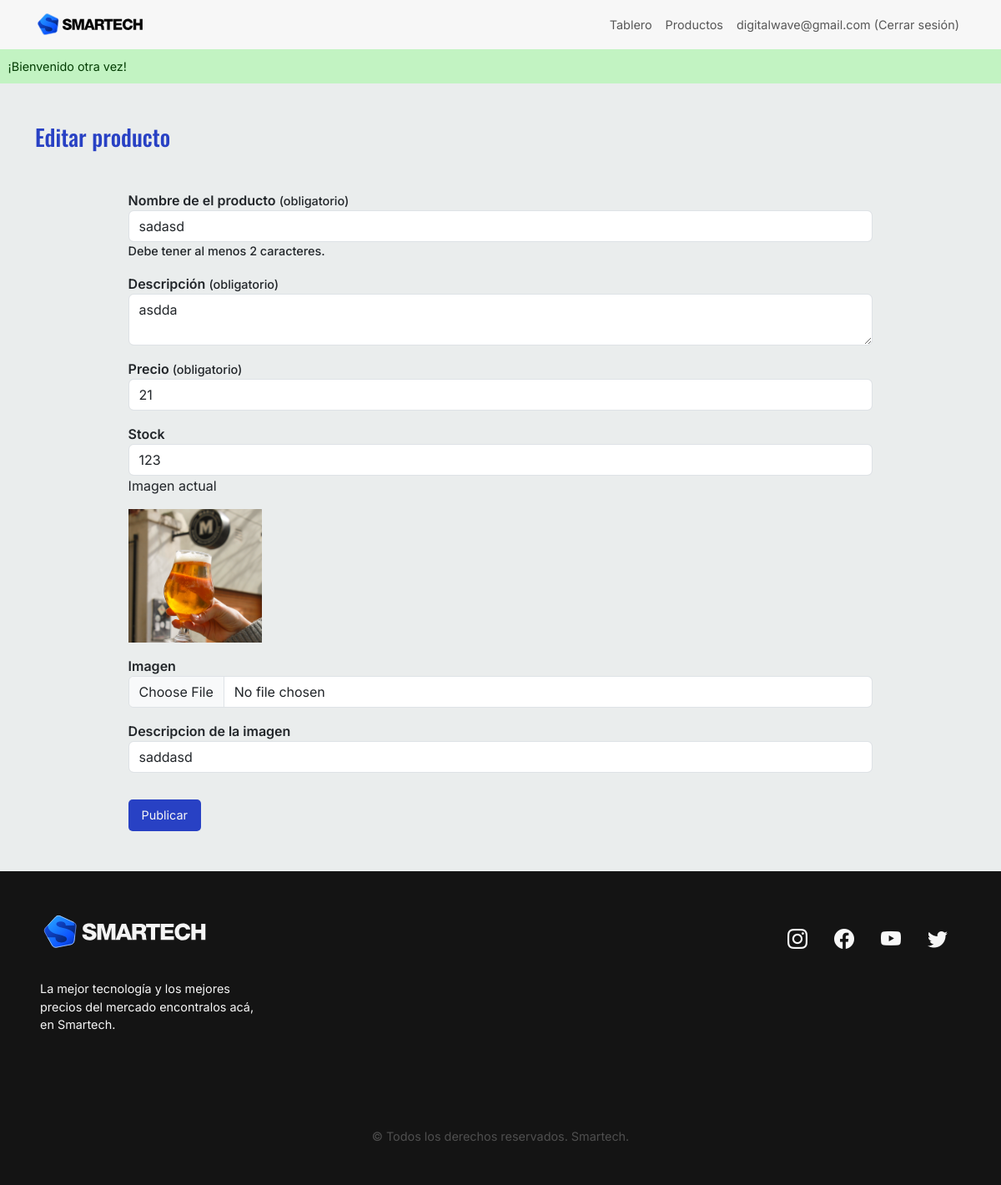
The app's page /admin/index.php?s=edit-product&id=62 (signed in) with its own data.
### tables this page shows
CREATE TABLE `vendedores` (
  `vendedor_id` int(10) UNSIGNED NOT NULL,
  `nombre` varchar(60) DEFAULT NULL,
  `email` varchar(100) NOT NULL,
  `password` varchar(255) NOT NULL
);

CREATE TABLE `productos` (
  `producto_id` int(10) UNSIGNED NOT NULL,
  `vendedor_fk` int(10) UNSIGNED NOT NULL,
  `nombre` varchar(45) NOT NULL,
  `descripcion` text NOT NULL,
  `precio` float NOT NULL,
  `stock` int(11) NOT NULL,
  `imagen` varchar(255) DEFAULT NULL,
  `imagen_desc` varchar(150) DEFAULT NULL
);

### bootstrap/autoload.php (called while the page is built, shortened)
<?php
    spl_autoload_register(function(string $className) {
        $className = substr($className, 4);
        $className = 'classes/' . str_replace('\\', '/', $className);
        $classPath = __DIR__ . '/../' . $className . '.php';
    })
?>

### classes/Auth/Authentication.php (called while the page is built, shortened)
<?php
class Authentication
{
    public function isAuthenticated(): bool{
        return isset($_SESSION['vendedor_id']);
    }
    public function getVendedor(): ?Vendedor{
        return (new Vendedor)->byId($_SESSION['vendedor_id']);
    }
}

### classes/Models/Vendedor.php (called while the page is built, shortened)
<?php
class Vendedor
{
    private string $email;
    public function byId(string $id): ?Vendedor
    {
        $db = (new DB)->getConexion();
        $query = "SELECT * FROM vendedores
                        WHERE vendedor_id = ?";
        $stmt = $db->prepare($query);
        $stmt->execute([$id]);
        $stmt->setFetchMode(PDO::FETCH_CLASS, Vendedor::class);
        $vendedor = $stmt->fetch();
        return $vendedor;
    }
    public function getEmail(): string
    {
        return $this->email;
    }
}

### classes/Models/Shop.php (called while the page is built, shortened)
<?php
class Shop
{
    private int $producto_id;
    private string $nombre;
    private string $descripcion;
    private string $precio;
    private string $stock;
    private ?string $imagen;
    private ?string $imagen_desc;
    public function byId(int $id): ?Shop
    {
        $db = (new DB)->getConexion();
        $query = "SELECT * FROM productos
                WHERE producto_id = ?";
        $stmt = $db->prepare($query);
        $stmt->execute([$id]);
        $stmt->setFetchMode(PDO::FETCH_CLASS, Shop::class);
        $producto = $stmt->fetch();
        return $producto;
    }
    public function getProductId(): int
    {
        return $this->producto_id;
    }
    public function getName(): string
    {
        return $this->nombre;
    }
    public function getDescription(): string
    {
        return $this->descripcion;
    }
    public function getPrice(): int
    {
        return $this->precio;
    }
    public function getStock(): int
    {
        return $this->stock;
    }
    public function getImage(): ?string
    {
        return $this->imagen;
    }
    public function getImagenDescripcion(): ?string
    {
        return $this->imagen_desc;
    }
}

### admin/views/edit-product.php (the view, shortened to what this page needs)
<?php
    $product = (new Shop)->byId($_GET['id']);
    if (isset($_SESSION['errores'])) {
        $errores = $_SESSION['errores'];
        unset($_SESSION['errores']);
    } else {
        $errores = [];
    }
    if (isset($_SESSION['oldData'])) {
        $oldData = $_SESSION['oldData'];
        unset($_SESSION['oldData']);
    } else {
        $oldData = [];
    }
?>
<section class="publish">
    <div class="container">
        <h1 class="title">Editar producto</h1>
        <form action="actions/edit-product.php?id=<?= $product->getProductId();?>" method="post" enctype="multipart/form-data">
            <div>
                <label for="nombre">Nombre de el producto <span class="small">(obligatorio)</span></label>
                <input
                type="text"
                id="nombre"
                name="nombre"
                class="form-control"
                aria-describedby="help-nombre <?php if(isset($errores['nombre'])): ?> error-nombre <?php endif; ?>"
                value="<?= $oldData['nombre'] ?? $product->getName(); ?>"
                >
                <div class="small" id="help-nombre">Debe tener al menos 2 caracteres.</div>
            </div>
            <div>
                <label for="descripcion">Descripción <span class="small">(obligatorio)</span></label>
                <textarea
                    type="text"
                    id="descripcion"
                    name="descripcion"
                    class="form-control"
                    <?php if(isset($errores['descripcion'])): ?> aria-describedby="error-descripcion"> <?php endif; ?>
                ><?= $oldData['descripcion'] ?? $product->getDescription(); ?></textarea>
            </div>
            <div>
                <label for="precio">Precio <span class="small">(obligatorio)</span></label>
                <input
                    type="number"
                    id="precio"
                    name="precio"
                    class="form-control"
                    value="<?= $oldData['precio'] ?? $product->getPrice(); ?>"
                    <?php if(isset($errores['precio'])): ?> aria-describedby="error-precio"> <?php endif; ?>
            </div>
            <div>
                <label for="stock">Stock</label>
                <input
                    type="number"
                    id="stock"
                    name="stock"
                    class="form-control"
                    value="<?= $oldData['stock'] ?? $product->getStock(); ?>">
            </div>
            <div>
                <p>Imagen actual</p>
                <?php
                if ($product -> getImage()):
                ?>
                    <img class="img-edit" src="<?= '../' . $product->getImage();?>" alt="">
                <?php
                else:
                ?>
                    <p>No hay ninguna imagen.</p>
                <?php
                endif;
                ?>
            </div>
            <div>
                <label for="imagen">Imagen</label>
                <input
                    type="file"
                    id="imagen"
                    name="imagen"
                    class="form-control">
            </div>
            <div>
                <label for="imagen_desc">Descripcion de la imagen</label>
                <input
                    type="text"
                    id="imagen_desc"
                    name="imagen_desc"
                    class="form-control"
                    value="<?= $oldData['imagen_desc'] ?? $product->getImagenDescripcion(); ?>"
                >
            </div>
            <button type="submit">Publicar</button>
        </form>
    </div>
</section>

### admin/index.php (shortened to what this page needs)
<?php
require_once __DIR__ . '/../bootstrap/autoload.php';
$view = $_GET['s'] ?? 'dashboard';
$autenticacion = new \App\Auth\Authentication;
?>
<!DOCTYPE html>
<html lang="es">
<head>
    <link rel="stylesheet" href="https://cdn.jsdelivr.net/npm/bootstrap-icons@1.10.4/font/bootstrap-icons.css">
    <link href="https://cdn.jsdelivr.net/npm/bootstrap@5.3.0-alpha3/dist/css/bootstrap.min.css" rel="stylesheet">
    <link rel="stylesheet" href="../css/style.css">
</head>
<body>
    <nav class="navbar navbar-expand-md">
        <div class="container d-flex">
            <a class="navbar-brand" href="index.php?s=dashboard"><img src="../img/logos/logo-smartech.svg" alt="SmarTech logo." width="130"></a>
            <div class="collapse navbar-collapse" id="navbarNavAltMarkup">
                <?php if ($autenticacion->isAuthenticated()):?>
                <div class="navbar-nav ms-auto">
                    <a class="nav-link" href="index.php?s=dashboard">Tablero</a>
                    <a class="nav-link" href="index.php?s=products">Productos</a>
                    <p>
                        <form action="actions/log-out.php" method="post">
                            <button class="nav-link" type="submit"><?= $autenticacion->getVendedor()->getEmail() ?> (Cerrar sesión)</button>
                        </form>
                    </p>
                </div>
                <?php endif; ?>
            </div>
        </div>
    </nav>
    <?php
        if (isset($_SESSION['mensajeExito'])):
    ?>
    <div class="success"><?= $_SESSION['mensajeExito'];?></div>
    <?php
        endif;
    ?>
    <main class="main-content">
        <?php
        require 'views/' . $view . '.php';
        ?>
    </main>
    <footer class="p-5 footer">
        <div class="row">
            <div class="col-12 col-md-6 footer-first">
                <img src="../img/logos/logo-smartech-wh.svg" alt="SmarTech logo." width="200">
                <p>La mejor tecnología y los mejores precios del mercado encontralos acá, en Smartech.</p>
            </div>
            <div class="col-12 col-md-6">
                <div class="social">
                    <i class="bi bi-instagram"></i>
                    <i class="bi bi-facebook"></i>
                    <i class="bi bi-youtube"></i>
                    <i class="bi bi-twitter"></i>
                </div>
            </div>
            <p class="text-center m-0 copy">&copy; Todos los derechos reservados. Smartech.</p>
        </div>
    </footer>
</body>
</html>

### css/style.css (style rules this page uses)
* { padding: 0; margin: 0; box-sizing: border-box; font-family: "Inter", sans-serif; }
body { background-color: #eaeded; }
.title { color: #2841c4; font-size: 1.7rem; font-family: "Oswald", sans-serif; margin-bottom: 2rem; }
.navbar { background-color: #f7f7f7; }
.nav-link { font-size: 0.9rem; text-align: center; }
.footer { background-color: #141414; color: #f7f7f7; font-size: 0.9rem; }
.footer-first { display: flex; align-items: center; flex-direction: column; }
.footer-first p { text-align: center; margin-top: 2rem; margin-bottom: 2rem; }
.social { display: flex; justify-content: center; }
.social i { padding: 1rem; font-size: 1.5rem; }
.copy { padding-top: 5rem; color: #4f4f4f; }
.img-edit { height: 10rem; }
.publish { padding: 3rem 0; }
.publish form { display: flex; justify-content: center; flex-direction: column; width: 80%; margin: 0 auto; }
.publish form label { font-weight: 600; margin-top: 1rem; }
.publish form button { border: none; color: #f7f7f7; background-color: #2841c4; padding: 0.5rem 1rem; border-radius: 5px; font-size: 0.9rem; margin-top: 2rem; }
.success { background-color: #c2f3c2; color: #033d03; padding: 0.6rem; font-size: 0.9rem; width: 100%; }
.small { font-size: 0.9rem; font-weight: 500; }
@media (min-width: 576px) { .footer-first { align-items: start; } }
@media (min-width: 576px) { .footer-first p { width: 50%; text-align: left; } }
@media (min-width: 576px) { .social { justify-content: end; } }

### records on screen
vendedores: email "digitalwave@gmail.com"
productos: nombre "sadasd", descripcion "asdda", precio "21", stock "123", imagen (picture), imagen_desc "saddasd"

### other values on screen
$_SESSION['mensajeExito'] "¡Bienvenido otra vez!"
